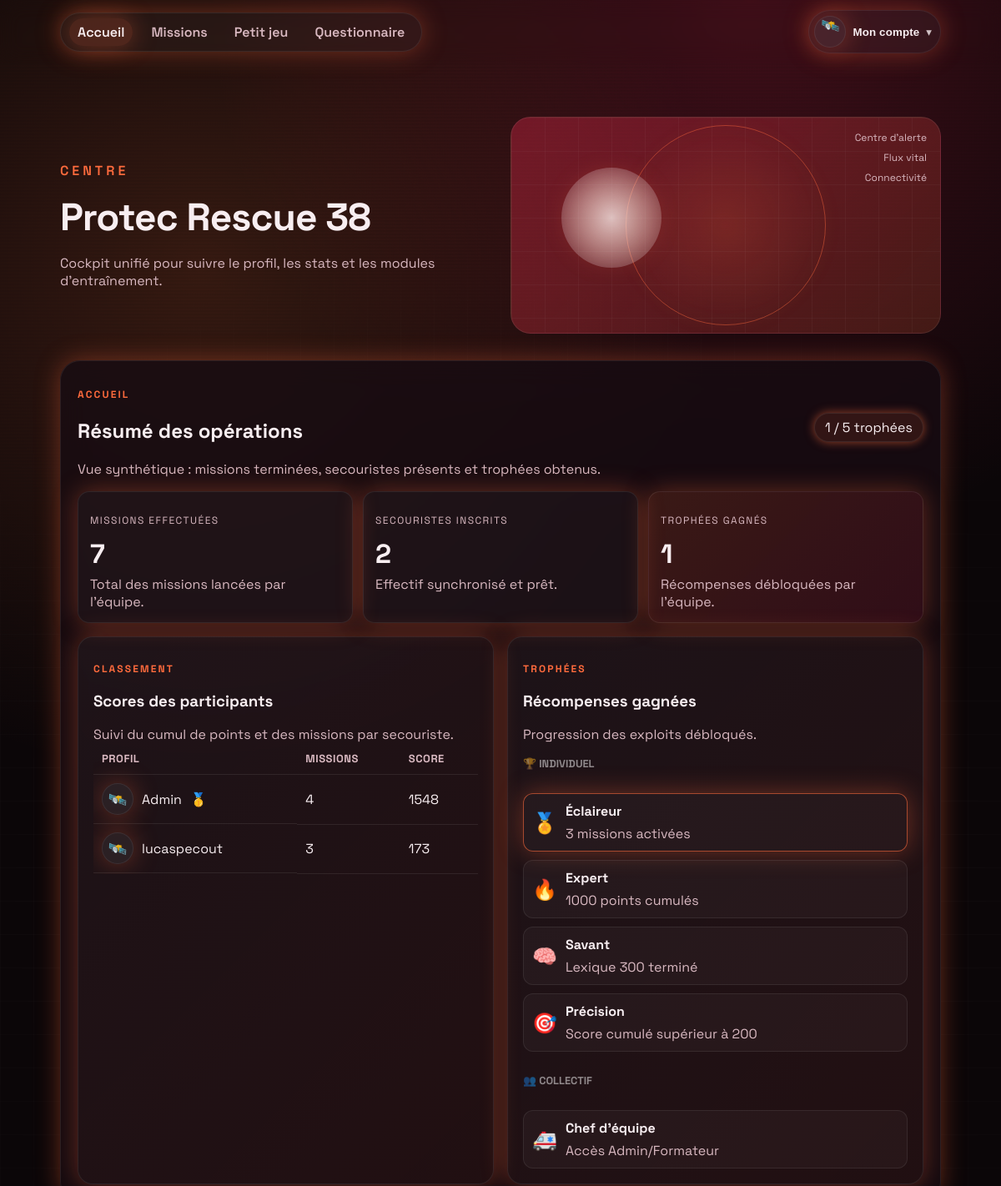
/ (signed in, upper part), run on an earlier commit of the app's database.
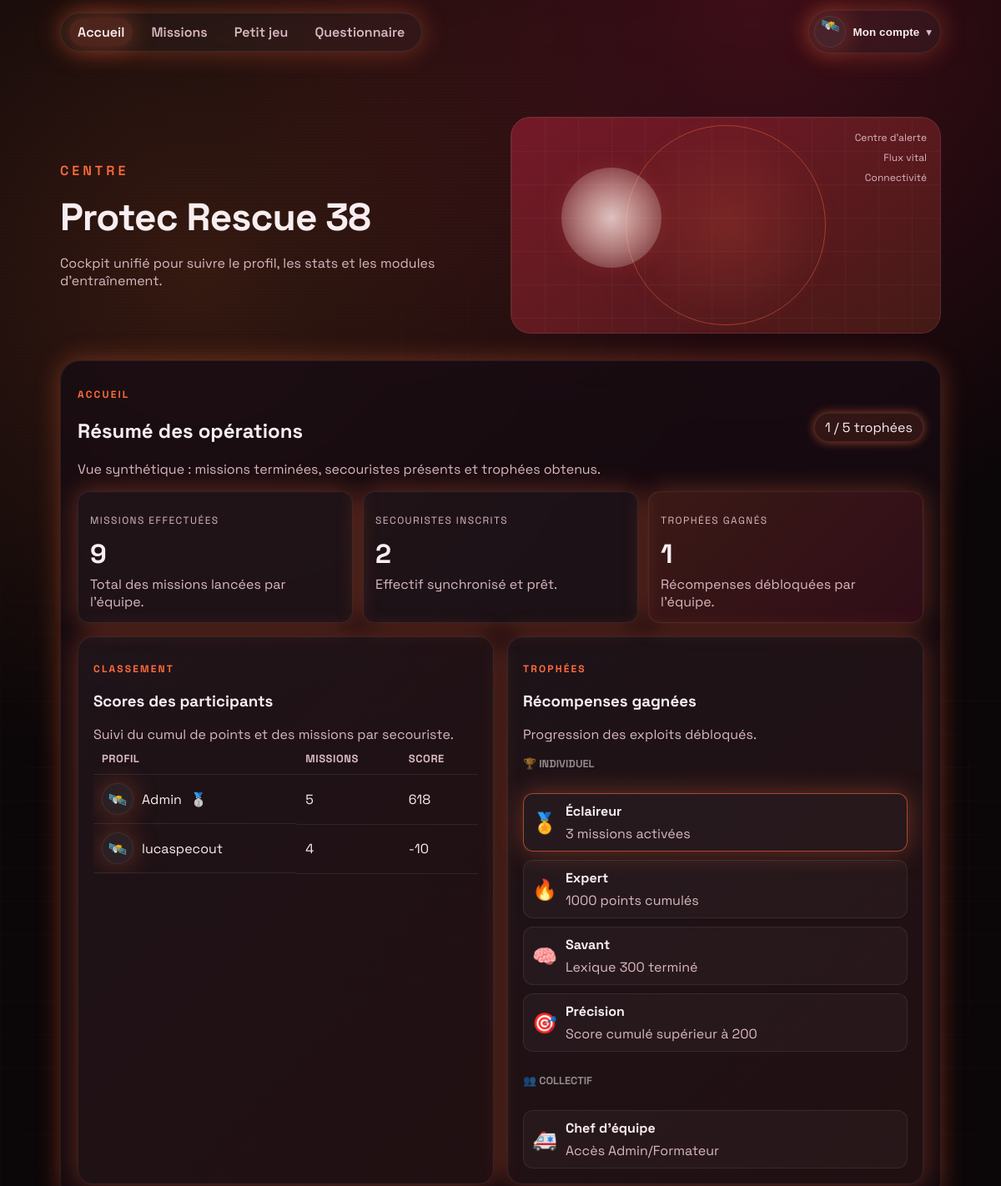
And on a later commit of the database.
### app.py (models this page shows, shortened)
class User(db.Model):
    id = db.Column(db.Integer, primary_key=True)
    username = db.Column(db.String(80), nullable=False)
    email = db.Column(db.String(120), unique=True, nullable=False)
    password_hash = db.Column(db.String(255), nullable=False)
    role = db.Column(db.String(20), nullable=False, default="participant")
    avatar = db.Column(db.String(40), default="alpha")
    bonus_points = db.Column(db.Integer, default=0)
    created_at = db.Column(db.DateTime, default=datetime.utcnow)
    progress = db.relationship("Progress", back_populates="user", cascade="all, delete")

### app.py (the view)
    @app.route("/")
    def home():
        return render_shell("home")

### app.py (called while the page is built, shortened)
def serialize_progress(progress: Progress):
    status = progress.status
    if progress.score and progress.score > 0 and progress.level.category == 'mission':
        status = 'termine'
    return {
        "level": progress.level.slug,
        "status": status,
        "score": progress.score,
        "updated_at": progress.updated_at.isoformat() if progress.updated_at else None,
    }

def serialize_level(level: Level, progress=None):
    data = {
        "id": level.id,
        "slug": level.slug,
        "name": level.name,
        "description": level.description,
        "difficulty": level.difficulty,
        "icon": level.icon,
        "category": level.category,
        "is_locked": level.is_locked,
        "progress": progress,
    }
    return data

def current_user():
    user_id = session.get("user_id")
    if not user_id:
        return None
    return User.query.get(user_id)

def get_user_badges(points):
    badges = []
    if points >= 1000:
        badges.append({"icon": "🥇", "label": "Or", "threshold": 1000})
    elif points >= 500:
        badges.append({"icon": "🥈", "label": "Argent", "threshold": 500})
    elif points >= 200:
        badges.append({"icon": "🥉", "label": "Bronze", "threshold": 200})
    return badges

### templates/index.html (shortened to what this page needs)
<!doctype html>
<html lang="fr">
<head>
  <link rel="stylesheet" href="{{ url_for('static', filename='css/styles.css') }}">
</head>
<body>
  {% set page = current_page or 'home' %}
  <div id="app-shell" class="app-shell hidden">
    <div class="grid-bg" aria-hidden="true"></div>
    <div class="scanline" aria-hidden="true"></div>
    <div class="topbar">
      <nav class="topbar__nav" id="topbar-nav" aria-label="Navigation principale">
        <a class="topbar__link {{ 'topbar__link--active' if page == 'home' else '' }}"
          href="{{ url_for('home') }}">Accueil</a>
        <a class="topbar__link {{ 'topbar__link--active' if page == 'missions' else '' }}"
          href="{{ url_for('missions_page') }}">Missions</a>
        <a class="topbar__link {{ 'topbar__link--active' if page == 'mini-game' else '' }}"
          href="{{ url_for('mini_game_page') }}">Petit jeu</a>
        <a class="topbar__link {{ 'topbar__link--active' if page == 'questionnaire' else '' }}"
          href="{{ url_for('questionnaire_page') }}">Questionnaire</a>
      </nav>
      <div class="profile-menu" id="profile-menu-root">
        <button class="profile-btn" id="profile-btn" aria-haspopup="true" aria-expanded="false">
          <span class="avatar" id="profile-avatar" data-avatar="{{ user.avatar if user else 'alpha' }}">{{
            avatar_emojis.get(user.avatar if user else 'alpha', '🛰️') }}</span>
          <span class="profile-btn__label">Mon compte</span>
          <span class="profile-btn__chevron" aria-hidden="true">▾</span>
        </button>
      </div>
    </div>
    {% if page != 'mini-game' %}
    <header class="hero" id="accueil">
      <div class="hero__content">
        {% if page == 'missions' %}
        <p class="hero__eyebrow">Hangar</p>
        <h1>Tableau des missions</h1>
        <p class="hero__tagline">Accède au hangar, choisis un objectif et suis ta progression.</p>
        {% elif page == 'questionnaire' %}
        <p class="hero__eyebrow">Retour</p>
        <h1>Zone questionnaire</h1>
        <p class="hero__tagline">Ouvre le formulaire et collecte les retours de mission.</p>
        {% elif page == 'admin' %}
        <p class="hero__eyebrow">Administration</p>
        <h1>Console Protec</h1>
        <p class="hero__tagline">Gestion des rôles, création de formateurs et contrôle des accès.</p>
        {% else %}
        <p class="hero__eyebrow">Centre</p>
        <h1>Protec Rescue 38</h1>
        <p class="hero__tagline">Cockpit unifié pour suivre le profil, les stats et les modules d'entraînement.</p>
        {% endif %}
      </div>
      <div class="hero__hologram">
        <div class="holo holo--ring"></div>
        <div class="holo holo--orb"></div>
        <div class="holo holo--grid"></div>
        <div class="holo__labels">
          <span>Centre d'alerte</span>
          <span>Flux vital</span>
          <span>Connectivité</span>
        </div>
      </div>
    </header>
    {% else %}
    <div style="height: 32px;"></div>
    {% endif %}
    <main class="shell">
      {% if page == 'home' %}
      <section class="panel" aria-label="Tableau de bord opérations">
        <div class="panel__header">
          <div>
            <p class="eyebrow">Accueil</p>
            <h2>Résumé des opérations</h2>
            <p class="muted">Vue synthétique : missions terminées, secouristes présents et trophées obtenus.</p>
          </div>
          <span class="chip chip--pulse">{{ dashboard_stats.trophies_unlocked }} / {{ dashboard_stats.trophies|length }}
            trophées</span>
        </div>
        <div class="stat-grid">
          <div class="stat-card">
            <p class="label">Missions effectuées</p>
            <p class="stat-card__value">{{ dashboard_stats.missions_completed }}</p>
            <p class="muted">Total des missions lancées par l'équipe.</p>
          </div>
          <div class="stat-card">
            <p class="label">Secouristes inscrits</p>
            <p class="stat-card__value">{{ dashboard_stats.total_rescuers }}</p>
            <p class="muted">Effectif synchronisé et prêt.</p>
          </div>
          <div class="stat-card stat-card--accent">
            <p class="label">Trophées gagnés</p>
            <p class="stat-card__value">{{ dashboard_stats.trophies_unlocked }}</p>
            <p class="muted">Récompenses débloquées par l'équipe.</p>
          </div>
        </div>
        <div class="dual-grid">
          <div class="card card--glass">
            <div class="panel__header">
              <div>
                <p class="eyebrow">Classement</p>
                <h3>Scores des participants</h3>
                <p class="muted">Suivi du cumul de points et des missions par secouriste.</p>
              </div>
            </div>
            <div class="table-wrapper">
              <table class="scoreboard">
                <thead>
                  <tr>
                    <th>Profil</th>
                    <th>Missions</th>
                    <th>Score</th>
                  </tr>
                </thead>
                <tbody>
                  {% for entry in dashboard_stats.leaderboard %}
                  <tr>
                    <td class="scoreboard__user">
                      <span class="avatar" data-avatar="{{ entry.avatar }}">{{ avatar_emojis.get(entry.avatar, '🛰️')
                        }}</span>
                      <span>{{ entry.username }}</span>
                      {% for badge in entry.badges %}
                      <span class="badge" title="{{ badge.label }}">{{ badge.icon }}</span>
                      {% endfor %}
                    </td>
                    <td>{{ entry.missions }}</td>
                    <td>{{ entry.score }}</td>
                  </tr>
                  {% else %}
                  <tr>
                    <td colspan="3" class="muted">Aucun participant enregistré pour le moment.</td>
                  </tr>
                  {% endfor %}
                </tbody>
              </table>
            </div>
          </div>
          <div class="card card--glass">
            <div class="panel__header">
              <div>
                <p class="eyebrow">Trophées</p>
                <h3>Récompenses gagnées</h3>
                <p class="muted">Progression des exploits débloqués.</p>
              </div>
            </div>
            <div class="trophy-grid">
              <h4
                style="grid-column: 1/-1; margin-top: 1rem; color: rgba(255,255,255,0.5); font-size: 0.8rem; text-transform: uppercase;">
                🏆 Individuel</h4>
              {% for trophy in dashboard_stats.trophies if trophy.category == 'Individuel' %}
              <div class="trophy {{ 'trophy--active' if trophy.earned else '' }}">
                <div class="trophy__icon">{{ trophy.icon }}</div>
                <div>
                  <p class="trophy__title">{{ trophy.title }}</p>
                  <p class="muted">{{ trophy.description }}</p>
                </div>
              </div>
              {% endfor %}
              <h4
                style="grid-column: 1/-1; margin-top: 1rem; color: rgba(255,255,255,0.5); font-size: 0.8rem; text-transform: uppercase;">
                👥 Collectif</h4>
              {% for trophy in dashboard_stats.trophies if trophy.category == 'Collectif' %}
              <div class="trophy {{ 'trophy--active' if trophy.earned else '' }}">
                <div class="trophy__icon">{{ trophy.icon }}</div>
                <div>
                  <p class="trophy__title">{{ trophy.title }}</p>
                  <p class="muted">{{ trophy.description }}</p>
                </div>
              </div>
              {% endfor %}
            </div>
          </div>
        </div>
      </section>
      {% endif %}
    </main>
  </div>
</body>
</html>

What changed in the data, as far as the page shows it:
changed User "lucaspecout": missions "3" → "4"; score "173" → "-10"
changed User "Admin": missions "4" → "5"; score "1548" → "618"
Also different on the page:
{{ dashboard_stats.missions_completed }}: "7" → "9"
